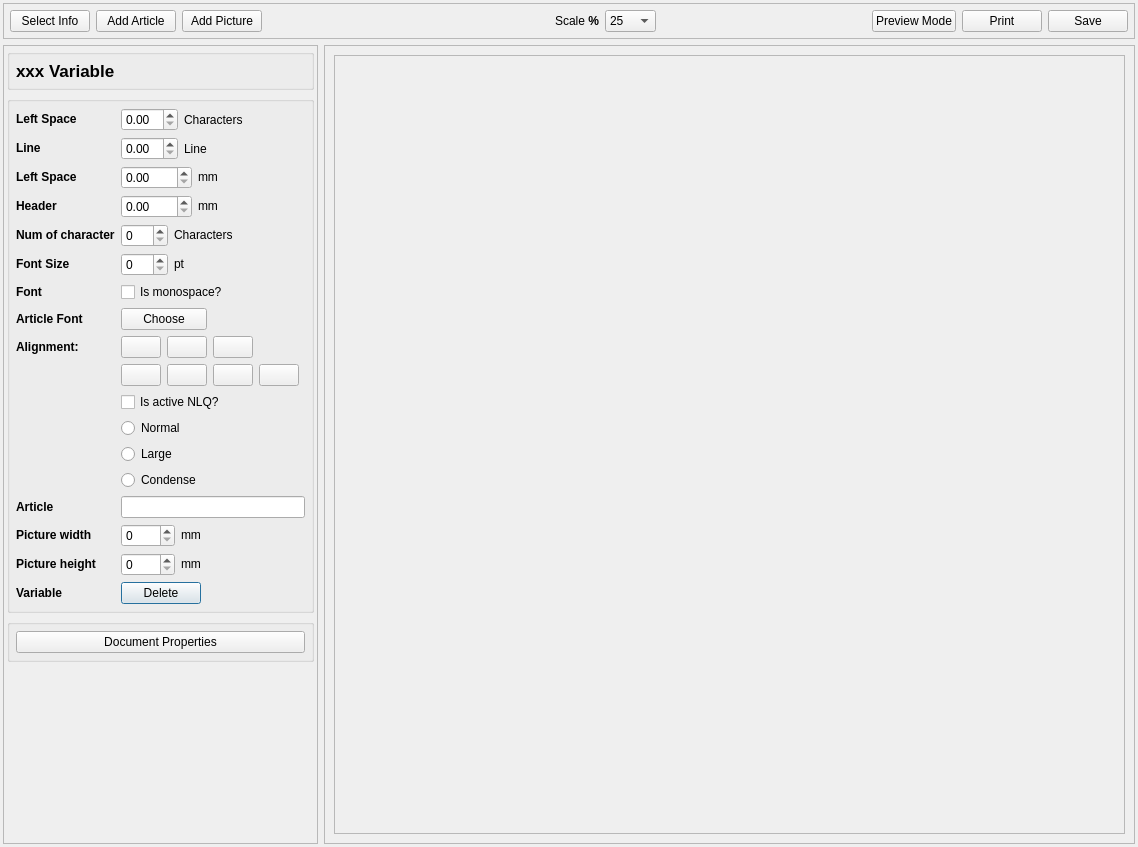
<?xml version="1.0" encoding="UTF-8"?>
<ui version="4.0">
 <class>TASARIM_BATCH</class>
 <widget class="QDialog" name="TASARIM_BATCH">
  <property name="geometry">
   <rect>
    <x>0</x>
    <y>0</y>
    <width>1138</width>
    <height>847</height>
   </rect>
  </property>
  <property name="sizePolicy">
   <sizepolicy hsizetype="Expanding" vsizetype="Expanding">
    <horstretch>0</horstretch>
    <verstretch>0</verstretch>
   </sizepolicy>
  </property>
  <property name="windowTitle">
   <string>Dialog</string>
  </property>
  <layout class="QGridLayout" name="gridLayout_7" rowstretch="10,70,10" columnstretch="8,92">
   <property name="sizeConstraint">
    <enum>QLayout::SetNoConstraint</enum>
   </property>
   <property name="margin">
    <number>3</number>
   </property>
   <item row="1" column="1" rowspan="2">
    <widget class="QScrollArea" name="scrollArea">
     <property name="focusPolicy">
      <enum>Qt::NoFocus</enum>
     </property>
     <property name="verticalScrollBarPolicy">
      <enum>Qt::ScrollBarAsNeeded</enum>
     </property>
     <property name="horizontalScrollBarPolicy">
      <enum>Qt::ScrollBarAsNeeded</enum>
     </property>
     <property name="widgetResizable">
      <bool>true</bool>
     </property>
     <widget class="QWidget" name="scrollAreaWidgetContents">
      <property name="geometry">
       <rect>
        <x>0</x>
        <y>0</y>
        <width>786</width>
        <height>789</height>
       </rect>
      </property>
      <layout class="QGridLayout" name="gridLayout_4">
       <item row="0" column="0">
        <widget class="QFrame" name="frame_design_widget">
         <property name="frameShape">
          <enum>QFrame::StyledPanel</enum>
         </property>
         <property name="frameShadow">
          <enum>QFrame::Raised</enum>
         </property>
        </widget>
       </item>
      </layout>
     </widget>
    </widget>
   </item>
   <item row="1" column="0" rowspan="2">
    <widget class="QFrame" name="frame">
     <property name="sizePolicy">
      <sizepolicy hsizetype="Minimum" vsizetype="Minimum">
       <horstretch>0</horstretch>
       <verstretch>0</verstretch>
      </sizepolicy>
     </property>
     <property name="maximumSize">
      <size>
       <width>374</width>
       <height>16777215</height>
      </size>
     </property>
     <property name="frameShape">
      <enum>QFrame::StyledPanel</enum>
     </property>
     <property name="frameShadow">
      <enum>QFrame::Raised</enum>
     </property>
     <layout class="QGridLayout" name="gridLayout_3">
      <property name="margin">
       <number>3</number>
      </property>
      <item row="0" column="0">
       <widget class="QGroupBox" name="groupBox">
        <property name="sizePolicy">
         <sizepolicy hsizetype="Expanding" vsizetype="Fixed">
          <horstretch>0</horstretch>
          <verstretch>0</verstretch>
         </sizepolicy>
        </property>
        <property name="title">
         <string/>
        </property>
        <layout class="QGridLayout" name="gridLayout_9">
         <property name="margin">
          <number>6</number>
         </property>
         <item row="0" column="0">
          <widget class="QLabel" name="label_degisken_adi">
           <property name="sizePolicy">
            <sizepolicy hsizetype="Expanding" vsizetype="Fixed">
             <horstretch>0</horstretch>
             <verstretch>0</verstretch>
            </sizepolicy>
           </property>
           <property name="font">
            <font>
             <pointsize>13</pointsize>
             <weight>75</weight>
             <bold>true</bold>
            </font>
           </property>
           <property name="text">
            <string>xxx Variable</string>
           </property>
          </widget>
         </item>
        </layout>
       </widget>
      </item>
      <item row="3" column="0">
       <spacer name="verticalSpacer">
        <property name="orientation">
         <enum>Qt::Vertical</enum>
        </property>
        <property name="sizeHint" stdset="0">
         <size>
          <width>20</width>
          <height>40</height>
         </size>
        </property>
       </spacer>
      </item>
      <item row="1" column="0">
       <widget class="QGroupBox" name="groupBox_laser">
        <property name="sizePolicy">
         <sizepolicy hsizetype="Expanding" vsizetype="Expanding">
          <horstretch>0</horstretch>
          <verstretch>0</verstretch>
         </sizepolicy>
        </property>
        <property name="title">
         <string/>
        </property>
        <layout class="QGridLayout" name="gridLayout_5" rowstretch="1,0,0,0,0,0,0,0,0,0,0,0,0,0,0,0,0,0" columnstretch="10,0,0">
         <property name="margin">
          <number>6</number>
         </property>
         <item row="2" column="0">
          <widget class="QLabel" name="label_soldan_bosluk_laser">
           <property name="sizePolicy">
            <sizepolicy hsizetype="Fixed" vsizetype="Fixed">
             <horstretch>0</horstretch>
             <verstretch>0</verstretch>
            </sizepolicy>
           </property>
           <property name="font">
            <font>
             <weight>75</weight>
             <bold>true</bold>
            </font>
           </property>
           <property name="text">
            <string>Left Space</string>
           </property>
          </widget>
         </item>
         <item row="2" column="1">
          <layout class="QGridLayout" name="gridLayout_2">
           <item row="0" column="0">
            <widget class="QDoubleSpinBox" name="doubleSpinBox_x">
             <property name="sizePolicy">
              <sizepolicy hsizetype="Fixed" vsizetype="Fixed">
               <horstretch>0</horstretch>
               <verstretch>0</verstretch>
              </sizepolicy>
             </property>
             <property name="maximum">
              <double>1500.990000000000009</double>
             </property>
            </widget>
           </item>
           <item row="0" column="1">
            <widget class="QLabel" name="label_mm_soldan_lazer">
             <property name="sizePolicy">
              <sizepolicy hsizetype="Expanding" vsizetype="Fixed">
               <horstretch>0</horstretch>
               <verstretch>0</verstretch>
              </sizepolicy>
             </property>
             <property name="text">
              <string>mm</string>
             </property>
            </widget>
           </item>
          </layout>
         </item>
         <item row="3" column="0">
          <widget class="QLabel" name="label_usten_bosluk_laser">
           <property name="sizePolicy">
            <sizepolicy hsizetype="Fixed" vsizetype="Fixed">
             <horstretch>0</horstretch>
             <verstretch>0</verstretch>
            </sizepolicy>
           </property>
           <property name="font">
            <font>
             <weight>75</weight>
             <bold>true</bold>
            </font>
           </property>
           <property name="text">
            <string>Header</string>
           </property>
          </widget>
         </item>
         <item row="3" column="1">
          <layout class="QGridLayout" name="gridLayout_6">
           <item row="0" column="0">
            <widget class="QDoubleSpinBox" name="doubleSpinBox_y">
             <property name="sizePolicy">
              <sizepolicy hsizetype="Fixed" vsizetype="Fixed">
               <horstretch>0</horstretch>
               <verstretch>0</verstretch>
              </sizepolicy>
             </property>
             <property name="maximum">
              <double>1500.990000000000009</double>
             </property>
            </widget>
           </item>
           <item row="0" column="1">
            <widget class="QLabel" name="label_mm_ust_laser">
             <property name="sizePolicy">
              <sizepolicy hsizetype="Expanding" vsizetype="Fixed">
               <horstretch>0</horstretch>
               <verstretch>0</verstretch>
              </sizepolicy>
             </property>
             <property name="text">
              <string>mm</string>
             </property>
            </widget>
           </item>
          </layout>
         </item>
         <item row="4" column="0">
          <widget class="QLabel" name="label_12">
           <property name="sizePolicy">
            <sizepolicy hsizetype="Fixed" vsizetype="Fixed">
             <horstretch>0</horstretch>
             <verstretch>0</verstretch>
            </sizepolicy>
           </property>
           <property name="font">
            <font>
             <weight>75</weight>
             <bold>true</bold>
            </font>
           </property>
           <property name="text">
            <string>Num of character</string>
           </property>
          </widget>
         </item>
         <item row="4" column="1">
          <layout class="QGridLayout" name="gridLayout_8">
           <item row="0" column="0">
            <widget class="QSpinBox" name="spinBox_karakter_sayisi">
             <property name="sizePolicy">
              <sizepolicy hsizetype="Fixed" vsizetype="Fixed">
               <horstretch>0</horstretch>
               <verstretch>0</verstretch>
              </sizepolicy>
             </property>
             <property name="minimum">
              <number>0</number>
             </property>
             <property name="maximum">
              <number>255</number>
             </property>
            </widget>
           </item>
           <item row="0" column="1">
            <widget class="QLabel" name="label_15">
             <property name="sizePolicy">
              <sizepolicy hsizetype="Expanding" vsizetype="Fixed">
               <horstretch>0</horstretch>
               <verstretch>0</verstretch>
              </sizepolicy>
             </property>
             <property name="text">
              <string>Characters</string>
             </property>
            </widget>
           </item>
          </layout>
         </item>
         <item row="5" column="0">
          <widget class="QLabel" name="label_yazi_tipi_boyutu">
           <property name="sizePolicy">
            <sizepolicy hsizetype="Fixed" vsizetype="Fixed">
             <horstretch>0</horstretch>
             <verstretch>0</verstretch>
            </sizepolicy>
           </property>
           <property name="font">
            <font>
             <weight>75</weight>
             <bold>true</bold>
            </font>
           </property>
           <property name="text">
            <string>Font Size</string>
           </property>
          </widget>
         </item>
         <item row="5" column="1">
          <layout class="QGridLayout" name="gridLayout_10">
           <item row="0" column="0">
            <widget class="QSpinBox" name="spinBox_font_size">
             <property name="sizePolicy">
              <sizepolicy hsizetype="Fixed" vsizetype="Fixed">
               <horstretch>0</horstretch>
               <verstretch>0</verstretch>
              </sizepolicy>
             </property>
             <property name="minimum">
              <number>0</number>
             </property>
             <property name="maximum">
              <number>100</number>
             </property>
            </widget>
           </item>
           <item row="0" column="1">
            <widget class="QLabel" name="label_font_size">
             <property name="sizePolicy">
              <sizepolicy hsizetype="Expanding" vsizetype="Fixed">
               <horstretch>0</horstretch>
               <verstretch>0</verstretch>
              </sizepolicy>
             </property>
             <property name="text">
              <string>pt</string>
             </property>
            </widget>
           </item>
          </layout>
         </item>
         <item row="6" column="0">
          <widget class="QLabel" name="label_16">
           <property name="sizePolicy">
            <sizepolicy hsizetype="Fixed" vsizetype="Fixed">
             <horstretch>0</horstretch>
             <verstretch>0</verstretch>
            </sizepolicy>
           </property>
           <property name="font">
            <font>
             <weight>75</weight>
             <bold>true</bold>
            </font>
           </property>
           <property name="text">
            <string>Font</string>
           </property>
          </widget>
         </item>
         <item row="6" column="1">
          <widget class="QCheckBox" name="checkBox_monospace_mi">
           <property name="font">
            <font>
             <weight>50</weight>
             <bold>false</bold>
            </font>
           </property>
           <property name="text">
            <string>Is monospace?</string>
           </property>
          </widget>
         </item>
         <item row="8" column="0">
          <widget class="QLabel" name="label_9">
           <property name="sizePolicy">
            <sizepolicy hsizetype="Fixed" vsizetype="Fixed">
             <horstretch>0</horstretch>
             <verstretch>0</verstretch>
            </sizepolicy>
           </property>
           <property name="font">
            <font>
             <weight>75</weight>
             <bold>true</bold>
            </font>
           </property>
           <property name="text">
            <string>Alignment:</string>
           </property>
          </widget>
         </item>
         <item row="14" column="0">
          <widget class="QLabel" name="label">
           <property name="sizePolicy">
            <sizepolicy hsizetype="Fixed" vsizetype="Fixed">
             <horstretch>0</horstretch>
             <verstretch>0</verstretch>
            </sizepolicy>
           </property>
           <property name="font">
            <font>
             <weight>75</weight>
             <bold>true</bold>
            </font>
           </property>
           <property name="text">
            <string>Article</string>
           </property>
          </widget>
         </item>
         <item row="14" column="1" colspan="2">
          <widget class="QLineEdit" name="line_edit_yazi_laser"/>
         </item>
         <item row="15" column="0">
          <widget class="QLabel" name="label_picture_width">
           <property name="sizePolicy">
            <sizepolicy hsizetype="Fixed" vsizetype="Fixed">
             <horstretch>0</horstretch>
             <verstretch>0</verstretch>
            </sizepolicy>
           </property>
           <property name="font">
            <font>
             <weight>75</weight>
             <bold>true</bold>
            </font>
           </property>
           <property name="text">
            <string>Picture width</string>
           </property>
          </widget>
         </item>
         <item row="16" column="0">
          <widget class="QLabel" name="label_picture_height">
           <property name="sizePolicy">
            <sizepolicy hsizetype="Fixed" vsizetype="Fixed">
             <horstretch>0</horstretch>
             <verstretch>0</verstretch>
            </sizepolicy>
           </property>
           <property name="font">
            <font>
             <weight>75</weight>
             <bold>true</bold>
            </font>
           </property>
           <property name="text">
            <string>Picture height</string>
           </property>
          </widget>
         </item>
         <item row="17" column="1">
          <layout class="QGridLayout" name="gridLayout_11">
           <item row="0" column="0">
            <widget class="QPushButton" name="pushButton_sil_laser">
             <property name="text">
              <string>Delete</string>
             </property>
            </widget>
           </item>
           <item row="0" column="1">
            <spacer name="horizontalSpacer_7">
             <property name="orientation">
              <enum>Qt::Horizontal</enum>
             </property>
             <property name="sizeHint" stdset="0">
              <size>
               <width>40</width>
               <height>20</height>
              </size>
             </property>
            </spacer>
           </item>
          </layout>
         </item>
         <item row="17" column="0">
          <widget class="QLabel" name="label_2">
           <property name="sizePolicy">
            <sizepolicy hsizetype="Fixed" vsizetype="Fixed">
             <horstretch>0</horstretch>
             <verstretch>0</verstretch>
            </sizepolicy>
           </property>
           <property name="font">
            <font>
             <weight>75</weight>
             <bold>true</bold>
            </font>
           </property>
           <property name="text">
            <string>Variable</string>
           </property>
          </widget>
         </item>
         <item row="8" column="1">
          <layout class="QGridLayout" name="gridLayout_12">
           <item row="0" column="0">
            <widget class="QPushButton" name="pushButton_text_left">
             <property name="text">
              <string/>
             </property>
             <property name="icon">
              <iconset resource="tasarimci_icons.qrc">
               <normaloff>:/tasarimci_icons/ICONS/tasarimci_justify_left.png</normaloff>:/tasarimci_icons/ICONS/tasarimci_justify_left.png</iconset>
             </property>
             <property name="checkable">
              <bool>true</bool>
             </property>
             <property name="checked">
              <bool>false</bool>
             </property>
            </widget>
           </item>
           <item row="0" column="1">
            <widget class="QPushButton" name="pushButton_text_center">
             <property name="text">
              <string/>
             </property>
             <property name="icon">
              <iconset resource="tasarimci_icons.qrc">
               <normaloff>:/tasarimci_icons/ICONS/tasarimci_justify_center.png</normaloff>:/tasarimci_icons/ICONS/tasarimci_justify_center.png</iconset>
             </property>
             <property name="checkable">
              <bool>true</bool>
             </property>
            </widget>
           </item>
           <item row="0" column="2">
            <widget class="QPushButton" name="pushButton_text_right">
             <property name="text">
              <string/>
             </property>
             <property name="icon">
              <iconset resource="tasarimci_icons.qrc">
               <normaloff>:/tasarimci_icons/ICONS/tasarimci_justify_right.png</normaloff>:/tasarimci_icons/ICONS/tasarimci_justify_right.png</iconset>
             </property>
             <property name="checkable">
              <bool>true</bool>
             </property>
            </widget>
           </item>
           <item row="0" column="3">
            <spacer name="horizontalSpacer_8">
             <property name="orientation">
              <enum>Qt::Horizontal</enum>
             </property>
             <property name="sizeHint" stdset="0">
              <size>
               <width>40</width>
               <height>20</height>
              </size>
             </property>
            </spacer>
           </item>
          </layout>
         </item>
         <item row="15" column="1">
          <layout class="QGridLayout" name="gridLayout_13">
           <item row="0" column="1">
            <widget class="QLabel" name="label_picture_mm_1">
             <property name="sizePolicy">
              <sizepolicy hsizetype="Expanding" vsizetype="Fixed">
               <horstretch>0</horstretch>
               <verstretch>0</verstretch>
              </sizepolicy>
             </property>
             <property name="text">
              <string>mm</string>
             </property>
            </widget>
           </item>
           <item row="0" column="0">
            <widget class="QSpinBox" name="spinBox_picture_width">
             <property name="minimum">
              <number>0</number>
             </property>
             <property name="maximum">
              <number>2500</number>
             </property>
            </widget>
           </item>
          </layout>
         </item>
         <item row="16" column="1">
          <layout class="QGridLayout" name="gridLayout_14">
           <item row="0" column="1">
            <widget class="QLabel" name="label_picture_mm_2">
             <property name="sizePolicy">
              <sizepolicy hsizetype="Expanding" vsizetype="Fixed">
               <horstretch>0</horstretch>
               <verstretch>0</verstretch>
              </sizepolicy>
             </property>
             <property name="text">
              <string>mm</string>
             </property>
            </widget>
           </item>
           <item row="0" column="0">
            <widget class="QSpinBox" name="spinBox_picture_height">
             <property name="minimum">
              <number>0</number>
             </property>
             <property name="maximum">
              <number>2500</number>
             </property>
            </widget>
           </item>
          </layout>
         </item>
         <item row="7" column="0">
          <widget class="QLabel" name="label_font_family">
           <property name="font">
            <font>
             <weight>75</weight>
             <bold>true</bold>
            </font>
           </property>
           <property name="text">
            <string>Article Font</string>
           </property>
          </widget>
         </item>
         <item row="7" column="1">
          <layout class="QGridLayout" name="gridLayout_17" columnstretch="10,10">
           <item row="0" column="0">
            <widget class="QPushButton" name="pushButton_font_family">
             <property name="text">
              <string>Choose</string>
             </property>
            </widget>
           </item>
           <item row="0" column="1">
            <widget class="QLabel" name="label_font_family_null">
             <property name="sizePolicy">
              <sizepolicy hsizetype="Expanding" vsizetype="Fixed">
               <horstretch>0</horstretch>
               <verstretch>0</verstretch>
              </sizepolicy>
             </property>
             <property name="text">
              <string/>
             </property>
            </widget>
           </item>
          </layout>
         </item>
         <item row="9" column="1">
          <layout class="QGridLayout" name="gridLayout_16">
           <item row="0" column="0">
            <widget class="QPushButton" name="pushButton_text_bold">
             <property name="text">
              <string/>
             </property>
             <property name="icon">
              <iconset resource="tasarimci_icons.qrc">
               <normaloff>:/tasarimci_icons/ICONS/tasarimci_text_bold.png</normaloff>:/tasarimci_icons/ICONS/tasarimci_text_bold.png</iconset>
             </property>
             <property name="checkable">
              <bool>true</bool>
             </property>
             <property name="checked">
              <bool>false</bool>
             </property>
            </widget>
           </item>
           <item row="0" column="1">
            <widget class="QPushButton" name="pushButton_text_under_line">
             <property name="text">
              <string/>
             </property>
             <property name="icon">
              <iconset resource="tasarimci_icons.qrc">
               <normaloff>:/tasarimci_icons/ICONS/tasarimci_text_underline.png</normaloff>:/tasarimci_icons/ICONS/tasarimci_text_underline.png</iconset>
             </property>
             <property name="checkable">
              <bool>true</bool>
             </property>
            </widget>
           </item>
           <item row="0" column="2">
            <widget class="QPushButton" name="pushButton_text_italic">
             <property name="text">
              <string/>
             </property>
             <property name="icon">
              <iconset resource="tasarimci_icons.qrc">
               <normaloff>:/tasarimci_icons/ICONS/tasarimci_text_italic.png</normaloff>:/tasarimci_icons/ICONS/tasarimci_text_italic.png</iconset>
             </property>
             <property name="checkable">
              <bool>true</bool>
             </property>
            </widget>
           </item>
           <item row="0" column="3">
            <widget class="QPushButton" name="pushButton_text_strikeout">
             <property name="text">
              <string/>
             </property>
             <property name="icon">
              <iconset resource="tasarimci_icons.qrc">
               <normaloff>:/tasarimci_icons/ICONS/tasarimci_text_strikethrough.png</normaloff>:/tasarimci_icons/ICONS/tasarimci_text_strikethrough.png</iconset>
             </property>
             <property name="checkable">
              <bool>true</bool>
             </property>
            </widget>
           </item>
          </layout>
         </item>
         <item row="0" column="0">
          <widget class="QLabel" name="label_soldan_dot_matrix">
           <property name="sizePolicy">
            <sizepolicy hsizetype="Expanding" vsizetype="Fixed">
             <horstretch>0</horstretch>
             <verstretch>0</verstretch>
            </sizepolicy>
           </property>
           <property name="font">
            <font>
             <weight>75</weight>
             <bold>true</bold>
            </font>
           </property>
           <property name="text">
            <string>Left Space</string>
           </property>
          </widget>
         </item>
         <item row="0" column="1">
          <layout class="QGridLayout" name="gridLayout_19">
           <item row="0" column="0">
            <widget class="QDoubleSpinBox" name="doubleSpinBox_soldan_bosluk">
             <property name="minimum">
              <double>0.000000000000000</double>
             </property>
             <property name="maximum">
              <double>99.000000000000000</double>
             </property>
            </widget>
           </item>
           <item row="0" column="1">
            <widget class="QLabel" name="label_soldan_dot_matrix_krk">
             <property name="sizePolicy">
              <sizepolicy hsizetype="Expanding" vsizetype="Preferred">
               <horstretch>0</horstretch>
               <verstretch>0</verstretch>
              </sizepolicy>
             </property>
             <property name="text">
              <string>Characters</string>
             </property>
            </widget>
           </item>
          </layout>
         </item>
         <item row="1" column="0">
          <widget class="QLabel" name="label_usten_dot_matrix">
           <property name="sizePolicy">
            <sizepolicy hsizetype="Expanding" vsizetype="Fixed">
             <horstretch>0</horstretch>
             <verstretch>0</verstretch>
            </sizepolicy>
           </property>
           <property name="font">
            <font>
             <weight>75</weight>
             <bold>true</bold>
            </font>
           </property>
           <property name="text">
            <string>Line</string>
           </property>
          </widget>
         </item>
         <item row="1" column="1">
          <layout class="QGridLayout" name="gridLayout_20">
           <item row="0" column="0">
            <widget class="QDoubleSpinBox" name="doubleSpinBox_satir_sayisi">
             <property name="minimum">
              <double>0.000000000000000</double>
             </property>
             <property name="maximum">
              <double>99.000000000000000</double>
             </property>
            </widget>
           </item>
           <item row="0" column="1">
            <widget class="QLabel" name="label_usten_dot_matrix_2">
             <property name="sizePolicy">
              <sizepolicy hsizetype="Expanding" vsizetype="Preferred">
               <horstretch>0</horstretch>
               <verstretch>0</verstretch>
              </sizepolicy>
             </property>
             <property name="text">
              <string>Line</string>
             </property>
            </widget>
           </item>
          </layout>
         </item>
         <item row="10" column="1">
          <widget class="QCheckBox" name="checkBox_nlq_aktif_mi">
           <property name="text">
            <string>Is active NLQ?</string>
           </property>
          </widget>
         </item>
         <item row="11" column="1">
          <widget class="QRadioButton" name="radioButton_mode_normal">
           <property name="text">
            <string>Normal</string>
           </property>
          </widget>
         </item>
         <item row="12" column="1">
          <widget class="QRadioButton" name="radioButton_mode_large">
           <property name="text">
            <string>Large</string>
           </property>
          </widget>
         </item>
         <item row="13" column="1">
          <widget class="QRadioButton" name="radioButton_mode_condense">
           <property name="text">
            <string>Condense</string>
           </property>
          </widget>
         </item>
        </layout>
       </widget>
      </item>
      <item row="2" column="0">
       <widget class="QGroupBox" name="groupBox_belge_ozellikleri">
        <property name="title">
         <string/>
        </property>
        <layout class="QGridLayout" name="gridLayout_15">
         <property name="margin">
          <number>6</number>
         </property>
         <item row="0" column="0">
          <widget class="QPushButton" name="pushButton_belge_ozellikleri">
           <property name="sizePolicy">
            <sizepolicy hsizetype="Minimum" vsizetype="Fixed">
             <horstretch>0</horstretch>
             <verstretch>0</verstretch>
            </sizepolicy>
           </property>
           <property name="text">
            <string>Document Properties</string>
           </property>
          </widget>
         </item>
        </layout>
       </widget>
      </item>
     </layout>
    </widget>
   </item>
   <item row="0" column="0" colspan="2">
    <widget class="QFrame" name="frame_3">
     <property name="sizePolicy">
      <sizepolicy hsizetype="Expanding" vsizetype="Fixed">
       <horstretch>0</horstretch>
       <verstretch>0</verstretch>
      </sizepolicy>
     </property>
     <property name="frameShape">
      <enum>QFrame::StyledPanel</enum>
     </property>
     <property name="frameShadow">
      <enum>QFrame::Raised</enum>
     </property>
     <layout class="QGridLayout" name="gridLayout" columnstretch="5,10,10,10,30,10,5,30,10,10,10">
      <property name="margin">
       <number>6</number>
      </property>
      <item row="0" column="0">
       <widget class="QPushButton" name="pushButton_bilgi_sec">
        <property name="text">
         <string>Select Info</string>
        </property>
        <property name="icon">
         <iconset resource="tasarimci_icons.qrc">
          <normaloff>:/tasarimci_icons/ICONS/tasarimci_bilgi_sec.png</normaloff>:/tasarimci_icons/ICONS/tasarimci_bilgi_sec.png</iconset>
        </property>
        <property name="iconSize">
         <size>
          <width>20</width>
          <height>20</height>
         </size>
        </property>
        <property name="shortcut">
         <string>Ctrl+S, Ctrl+R</string>
        </property>
       </widget>
      </item>
      <item row="0" column="3" colspan="2">
       <spacer name="horizontalSpacer_6">
        <property name="orientation">
         <enum>Qt::Horizontal</enum>
        </property>
        <property name="sizeHint" stdset="0">
         <size>
          <width>1007</width>
          <height>20</height>
         </size>
        </property>
       </spacer>
      </item>
      <item row="0" column="10">
       <widget class="QPushButton" name="pushButton_kaydet">
        <property name="sizePolicy">
         <sizepolicy hsizetype="Minimum" vsizetype="Minimum">
          <horstretch>0</horstretch>
          <verstretch>0</verstretch>
         </sizepolicy>
        </property>
        <property name="text">
         <string>Save</string>
        </property>
        <property name="iconSize">
         <size>
          <width>20</width>
          <height>20</height>
         </size>
        </property>
        <property name="shortcut">
         <string>Ctrl+S, Ctrl+S</string>
        </property>
       </widget>
      </item>
      <item row="0" column="1">
       <widget class="QPushButton" name="pushButton_text_ekle">
        <property name="text">
         <string>Add Article</string>
        </property>
        <property name="iconSize">
         <size>
          <width>20</width>
          <height>20</height>
         </size>
        </property>
       </widget>
      </item>
      <item row="0" column="2">
       <widget class="QPushButton" name="pushButton_resim_ekle">
        <property name="text">
         <string>Add Picture</string>
        </property>
        <property name="iconSize">
         <size>
          <width>20</width>
          <height>20</height>
         </size>
        </property>
       </widget>
      </item>
      <item row="0" column="7">
       <spacer name="horizontalSpacer">
        <property name="orientation">
         <enum>Qt::Horizontal</enum>
        </property>
        <property name="sizeHint" stdset="0">
         <size>
          <width>40</width>
          <height>20</height>
         </size>
        </property>
       </spacer>
      </item>
      <item row="0" column="9">
       <widget class="QPushButton" name="push_button_test_ciktisi">
        <property name="sizePolicy">
         <sizepolicy hsizetype="Minimum" vsizetype="Minimum">
          <horstretch>0</horstretch>
          <verstretch>0</verstretch>
         </sizepolicy>
        </property>
        <property name="text">
         <string>Print</string>
        </property>
        <property name="iconSize">
         <size>
          <width>20</width>
          <height>20</height>
         </size>
        </property>
       </widget>
      </item>
      <item row="0" column="5">
       <widget class="QLabel" name="label_11">
        <property name="sizePolicy">
         <sizepolicy hsizetype="Fixed" vsizetype="Fixed">
          <horstretch>0</horstretch>
          <verstretch>0</verstretch>
         </sizepolicy>
        </property>
        <property name="text">
         <string>&lt;html&gt;&lt;head/&gt;&lt;body&gt;&lt;p&gt;Scale &lt;span style=&quot; font-weight:600;&quot;&gt;%&lt;/span&gt;&lt;/p&gt;&lt;/body&gt;&lt;/html&gt;</string>
        </property>
       </widget>
      </item>
      <item row="0" column="6">
       <widget class="QComboBox" name="comboBox_tasarim_yuzdesi">
        <property name="sizePolicy">
         <sizepolicy hsizetype="Minimum" vsizetype="Minimum">
          <horstretch>0</horstretch>
          <verstretch>0</verstretch>
         </sizepolicy>
        </property>
        <item>
         <property name="text">
          <string>25</string>
         </property>
        </item>
        <item>
         <property name="text">
          <string>50</string>
         </property>
        </item>
        <item>
         <property name="text">
          <string>75</string>
         </property>
        </item>
        <item>
         <property name="text">
          <string>100</string>
         </property>
        </item>
       </widget>
      </item>
      <item row="0" column="8">
       <widget class="QPushButton" name="pushButton_onizleme_modu">
        <property name="focusPolicy">
         <enum>Qt::StrongFocus</enum>
        </property>
        <property name="text">
         <string>Preview Mode</string>
        </property>
        <property name="icon">
         <iconset resource="tasarimci_icons.qrc">
          <normaloff>:/tasarimci_icons/ICONS/tasarimci_onizleme_modu.png</normaloff>:/tasarimci_icons/ICONS/tasarimci_onizleme_modu.png</iconset>
        </property>
        <property name="iconSize">
         <size>
          <width>20</width>
          <height>20</height>
         </size>
        </property>
       </widget>
      </item>
     </layout>
    </widget>
   </item>
  </layout>
 </widget>
 <tabstops>
  <tabstop>pushButton_bilgi_sec</tabstop>
  <tabstop>pushButton_text_ekle</tabstop>
  <tabstop>pushButton_resim_ekle</tabstop>
  <tabstop>comboBox_tasarim_yuzdesi</tabstop>
  <tabstop>push_button_test_ciktisi</tabstop>
  <tabstop>pushButton_kaydet</tabstop>
  <tabstop>doubleSpinBox_x</tabstop>
  <tabstop>doubleSpinBox_y</tabstop>
  <tabstop>spinBox_karakter_sayisi</tabstop>
  <tabstop>spinBox_font_size</tabstop>
  <tabstop>checkBox_monospace_mi</tabstop>
  <tabstop>pushButton_text_left</tabstop>
  <tabstop>pushButton_text_center</tabstop>
  <tabstop>pushButton_text_right</tabstop>
  <tabstop>line_edit_yazi_laser</tabstop>
  <tabstop>pushButton_sil_laser</tabstop>
 </tabstops>
 <resources>
  <include location="tasarimci_icons.qrc"/>
 </resources>
 <connections/>
</ui>
